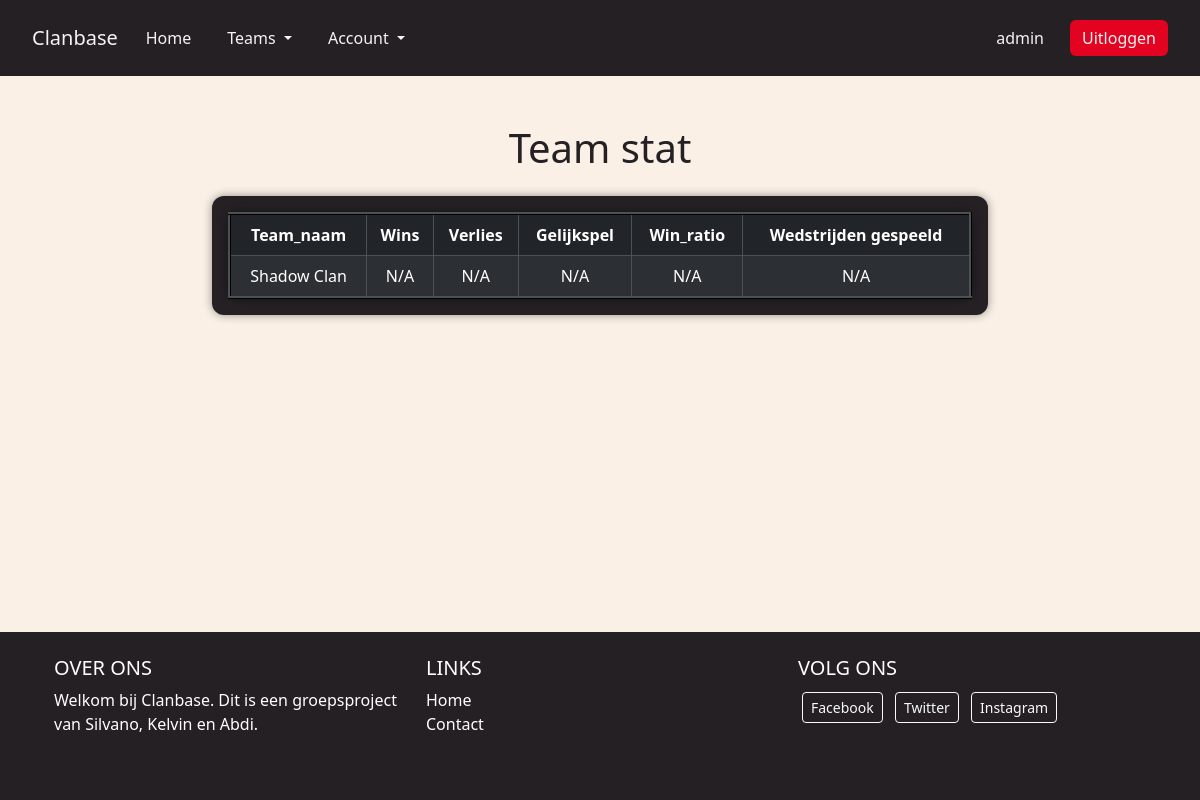
The app's page /pages/teams_stat.php (signed in) with its own data.
### tables this page shows
CREATE TABLE `teams` (
  `team_id` int(11) NOT NULL,
  `name` varchar(100) NOT NULL,
  `description` text DEFAULT NULL,
  `created_by` int(11) DEFAULT NULL
);

### php/team_stats.php (the view, shortened to what this page needs)
<?php
$conn = dbConnect();
$stmt = $conn->prepare("SELECT t.* FROM teams t INNER JOIN team_members tm ON tm.team_id = t.team_id WHERE tm.user_id = ?");
$stmt->execute([$_SESSION['user_id']]);
$teams = $stmt->fetchAll(pdo::FETCH_ASSOC);
?>
<!DOCTYPE html>
<html lang="en">
<head>
</head>
<body>
    <div class="container-fluid py-5 text-center">
        <h1 class="mb-4">Team stat</h1>
        <div class="row justify-content-center">
            <div class="col-lg-8">
                <div class="box table-responsive">
                    <?php if (!empty($teams)) { ?>
                        <table class="table table-dark table-striped table-bordered align-middle mb-0 box table-css">
                            <thead>
                                <tr>
                                    <th>Team_naam</th>
                                    <th>Wins</th>
                                    <th>Verlies</th>
                                    <th>Gelijkspel</th>
                                    <th>Win_ratio</th>
                                    <th>Wedstrijden gespeeld</th>
                                </tr>
                            </thead>
                            <tbody>
                                <?php foreach ($teams as $team) { ?>
                                    <tr>
                                        <td><?php echo htmlspecialchars($team['name']); ?></td>
                                        <td><?php echo htmlspecialchars($team['kills'] ?? 'N/A'); ?></td>
                                        <td><?php echo htmlspecialchars($team['deaths'] ?? 'N/A'); ?></td>
                                        <td><?php echo htmlspecialchars($team['assists'] ?? 'N/A'); ?></td>
                                        <td><?php echo htmlspecialchars($team['ratio'] ?? 'N/A'); ?></td>
                                        <td><?php echo htmlspecialchars($team['matches_played'] ?? 'N/A'); ?></td>
                                    </tr>
                                <?php } ?>
                            </tbody>
                        </table>
                    <?php } else { ?>
                        <p class="text-light mb-0">je hebt geen team ge naar <li><a class="dropdown-item" href="../pages/create_team.php">Team aanmaken</a></li>
                            om een te maken .</p>
                    <?php } ?>
                </div>
            </div>
        </div>
    </div>
</body>
</html>

### css/style.css (style rules this page uses)
html, body { background-color: #faf0e6; color: #242024; font-family: 'Segoe UI', sans-serif; }
.box { background-color: #242024; color: #F3F4F5; border-radius: 12px; padding: 1rem; margin-bottom: 1rem; text-align: center; box-shadow: 0 0 10px rgba(0, 0, 0, 0.4); }
.table-css { border-style: ridge; }

### records on screen
teams: name "Shadow Clan", kills "N/A", deaths "N/A", assists "N/A", ratio "N/A", matches_played "N/A"

### other values on screen
$_SESSION['username'] "admin"
